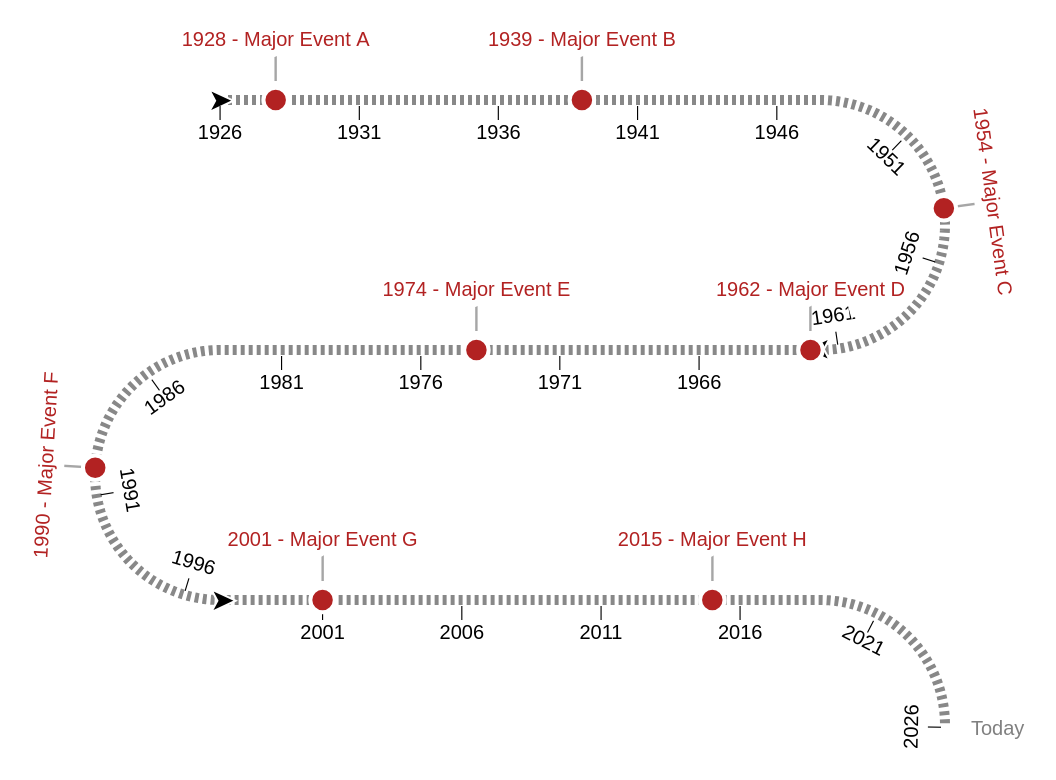

Write the Vega-Lite specification saved for this chart.
### Vega specification from a JSON file in a GitHub repository (floating-point values rounded to 4 significant figures)
{"$schema": "https://vega.github.io/schema/vega/v6.json", "description": "a serpentine timeline. The serpentine shape can be an option for instances where an oblong canvas is not ideal. The shape can be customized using many of the signals below. Input bindings have been included for demonstration purposes", "padding": 15, "width": 300, "signals": [{"name": "width", "init": "width", "bind": {"name": "straight width", "input": "range", "min": 0, "max": 2000, "step": 1}, "on": [{"events": [{"signal": "annotations"}], "update": "width+1"}, {"events": [{"signal": "annotations"}], "update": "width-1"}, {"events": [{"signal": "mO"}], "update": "width+1"}, {"events": [{"signal": "mO"}], "update": "width-1"}, {"events": [{"signal": "tLO"}], "update": "width+1"}, {"events": [{"signal": "tLO"}], "update": "width-1"}, {"events": [{"signal": "sN"}], "update": "width+1"}, {"events": [{"signal": "sN"}], "update": "width-1"}, {"events": [{"signal": "mO"}], "update": "height+1"}, {"events": [{"signal": "mO"}], "update": "height-1"}, {"events": [{"signal": "tLO"}], "update": "height+1"}, {"events": [{"signal": "tLO"}], "update": "height-1"}]}, {"name": "sH", "description": "serpentine: diameter of arcs", "value": 125, "bind": {"name": "arc diameter", "input": "range", "min": 25, "max": 400, "step": 1}}, {"name": "labelsOnHover", "description": "milestone: show labels on hover only", "value": false, "bind": {"name": "hover labels", "input": "checkbox"}}, {"name": "sN", "description": "serpentine: number of arcs", "value": 2.2, "bind": {"name": "# of arcs", "input": "range", "min": 0, "max": 20, "step": 0.01}}, {"name": "tC", "description": "ticks: number of axis ticks to display on the timeline", "value": 21, "bind": {"name": "tick count", "input": "range", "min": 0, "max": 100, "step": 1}}, {"name": "tLO", "description": "ticks: the offset for the tick labels", "value": 8}, {"name": "mO", "description": "milestone: the offset for the milestone markers", "value": 35, "bind": {"name": "milestone offset", "input": "range", "min": 0, "max": 50, "step": 0.5}}, {"name": "sR0P", "description": "serpentine: percentage of width of canvas for the start of the timeline", "value": 0, "bind": {"name": "timeline x0 %", "input": "range", "min": 0, "max": 1, "step": 0.01}}, {"name": "sLP", "description": "serpentine: percentage of total length of canvas for the end of the timeline", "value": 1, "bind": {"name": "timeline len %", "input": "range", "min": 0, "max": 1, "step": 0.01}}, {"name": "annotationStart", "value": "", "bind": {"name": "start annotation", "input": "text"}}, {"name": "annotationEnd", "value": "Today", "bind": {"name": "end annotation", "input": "text"}}, {"name": "includeArrows", "value": true, "bind": {"name": "include arrows", "input": "checkbox"}}, {"name": "sT", "description": "serpentine: thicknes of the line", "value": 5, "bind": {"name": "line thickness", "input": "range", "min": 1, "max": 10, "step": 0.5}}, {"name": "domain", "init": "[year(now())-100, year(now())]", "description": "serpentine: manually set the domain extent for the timeline, otherwise set to null to have the domain calculated for you"}, {"name": "sRange", "description": "serpentine: range for the serpentine scale", "update": "[sR0P*width,sL*sLP]"}, {"name": "annotations", "description": "serpentine: annotations that appear at the start and end of the timeline", "update": "{start: (isValid(annotationStart) ? annotationStart : ''), end: (isValid(annotationEnd) ? annotationEnd : '')}"}, {"name": "sD", "update": "[2, 2]", "description": "serpentine: dash array for the serpentine line"}, {"name": "reverse", "description": "serpentine: boolean to indicate whether the scale for the timeline should be reversed", "value": false}, {"name": "sPct", "description": "serpentine: percentage of width for the straight portions of the timeline", "value": 1, "update": "sPct < 0.25 ? 0 : sPct < 0.75 ? 0.5 : 1"}, {"name": "sW", "description": "serpentine: horizontal length of straight segments", "update": "sPct*width"}, {"name": "sL", "description": "serpentine: total length of line", "update": "(sN+1)*sW+(sN)*sH*PI/2"}, {"name": "sA", "description": "serpentine: length of an arc segment", "update": "(sH*PI/2)"}, {"name": "sWsA", "description": "serpentine: length of a line + arc segment", "update": "(sW + sH*PI/2)"}, {"name": "sDomain", "description": "serpentine: domain for the serpentine scale", "init": "domain ? domain : [+extent(pluck(data('dataset'), 'domain'))[0], +extent(pluck(data('dataset'), 'domain'))[1]]"}, {"name": "hoverFocus", "value": 0, "on": [{"events": {"type": "mouseover"}, "update": "isValid(datum) && isValid(isValid(datum['domain'])) ? datum : null"}, {"events": {"type": "mouseout"}, "update": "null"}]}, {"name": "height", "description": "calculated height", "update": "extent(pluck(data('serpentine'), 'y'))[1]"}], "scales": [{"name": "sS1", "type": "linear", "zero": false, "reverse": {"signal": "reverse"}, "domain": {"signal": "sDomain"}, "range": {"signal": "sRange"}}, {"name": "footerY", "type": "band", "domain": {"data": "footer", "field": "id"}, "range": [{"signal": "height+60"}, {"signal": "height+60+length(data('footer'))*11"}]}], "marks": [{"name": "axis_group", "description": "group containing all the axis marks - annotations, domain, arrow indicators, tick lines, tick labels on straightaways, tick labels on arcs", "type": "group", "marks": [{"name": "annotations", "description": "Text marks that appear at the start and end of the timeline. Configured using the 'annotations' signal", "from": {"data": "domain_extent"}, "on": [{"trigger": "annotations", "modify": "annotations"}], "type": "text", "interactive": false, "encode": {"update": {"x": {"field": "x"}, "y": {"field": "y"}, "text": {"signal": "datum['category'] === 'start' ? annotations['start'] : annotations['end']"}, "fontSize": {"value": 10}, "baseline": {"value": "middle"}, "align": {"field": "align"}, "angle": {"field": "angle"}, "dx": {"field": "dx"}, "dy": {"signal": "1"}, "fill": {"value": "gray"}}}}, {"name": "serpentine_line", "description": "The serpentine-shaped line that acts as the axis domain line", "type": "line", "from": {"data": "serpentine"}, "interactive": false, "encode": {"update": {"x": {"field": "x"}, "y": {"field": "y"}, "strokeDash": {"signal": "sD"}, "stroke": {"value": "#888"}, "strokeWidth": {"signal": "sT"}}}}, {"name": "arrow_marks", "description": "The arrows to indicate direction that appear at the beginning and end of each arc+straightaway combonation", "type": "text", "from": {"data": "segment_ends"}, "interactive": false, "encode": {"update": {"x": {"field": "x"}, "y": {"field": "y"}, "dy": {"value": 1}, "text": {"value": "➤"}, "fontSize": {"signal": "18"}, "fill": {"value": "#000"}, "stroke": {"value": "#fff"}, "strokeWidth": {"value": 1}, "angle": {"signal": "datum['direction'] === '→' ? 0 : 180"}, "align": {"value": "center"}, "baseline": {"value": "middle"}}}}, {"name": "tick_marks", "description": "The line (text mark) designated to each tick", "from": {"data": "ticks"}, "type": "text", "interactive": false, "encode": {"update": {"x": {"field": "x"}, "y": {"field": "y"}, "dy": {"signal": "2.5*( datum['type'] === 'straight' ? 1 : datum['side'] === 'right' ? (round(datum['alpha']*(180/PI)) >= 90 ? -1 : 4) : (round(datum['alpha']*(180/PI)) > 89 ? -1 : 4))"}, "text": {"signal": "'|'"}, "fontSize": {"signal": "7"}, "fill": {"value": "#000"}, "angle": {"field": "labelAngle"}, "align": {"value": "center"}, "baseline": {"signal": "datum['type'] === 'straight' ? 'top' : 'bottom'"}}}}, {"name": "tick_labels_straight", "description": "The straightaway tick labels", "from": {"data": "ticks"}, "type": "text", "interactive": false, "encode": {"update": {"x": {"field": "x"}, "y": {"field": "y"}, "dy": {"field": "dy"}, "text": {"field": "domain"}, "fontSize": {"signal": "10"}, "fill": {"value": "#000"}, "align": {"value": "center"}, "angle": {"field": "labelAngle"}, "baseline": {"signal": "datum['type'] === 'straight' ? 'top' : 'bottom'"}}}}]}, {"name": "milestone_connecting_lines", "description": "The milestone lines that connect the markers to labels", "from": {"data": "milestones"}, "type": "text", "interactive": false, "encode": {"update": {"text": {"signal": "'|'"}, "x": {"field": "x"}, "y": {"field": "y"}, "fontSize": {"value": 15}, "fontWeight": {"value": 100}, "dy": {"signal": "datum['type'] === 'arc' && (round(datum['alpha']*(180/PI)) > 89) ? 0.35 * (mO+3.5) : datum['dy']/2"}, "align": {"value": "center"}, "baseline": {"value": "middle"}, "angle": {"field": "labelAngle"}, "fillOpacity": {"value": 0.35}, "opacity": {"signal": "isValid(hoverFocus) && datum['label'] === hoverFocus['label'] ? 1 : labelsOnHover ? 0 : 1"}}}}, {"name": "milestone_markers", "description": "The milestone timeline markers", "from": {"data": "milestones"}, "type": "symbol", "interactive": true, "encode": {"update": {"x": {"field": "x"}, "y": {"field": "y"}, "size": {"signal": "labelsOnHover && isValid(hoverFocus) && datum['label'] === hoverFocus['label'] ? 200 : 150"}, "fill": {"signal": "labelsOnHover ? isValid(hoverFocus) && datum['label'] === hoverFocus['label'] ? 'firebrick' : '#e4b3b4' : 'firebrick'"}, "stroke": {"signal": "labelsOnHover ? isValid(hoverFocus) && datum['label'] === hoverFocus['label'] ? '#fff' : 'firebrick' : '#fff'"}, "strokeWidth": {"signal": "labelsOnHover ? 1 : 2"}, "cursor": {"signal": "labelsOnHover ? 'pointer' : 'default'"}}}}, {"name": "milestone_label_backgrounds", "description": "The white backgrounds for milestone labels", "from": {"data": "milestones"}, "type": "text", "interactive": false, "encode": {"update": {"x": {"field": "x"}, "y": {"field": "y"}, "dy": {"field": "dy"}, "text": {"signal": "datum['domain'] + ' - ' + datum['label']"}, "fontSize": {"signal": "10"}, "fill": {"value": "#fff"}, "stroke": {"value": "#fff"}, "strokeWidth": {"value": 7}, "angle": {"field": "labelAngle"}, "align": {"value": "center"}, "baseline": {"signal": "datum['type'] === 'straight' ? 'top' : 'bottom'"}, "opacity": {"signal": "isValid(hoverFocus) && datum['label'] === hoverFocus['label'] ? 1 : labelsOnHover ? 0 : 1"}}}}, {"name": "milestone_labels", "description": "The milestone labels", "from": {"data": "milestones"}, "type": "text", "interactive": false, "encode": {"update": {"x": {"field": "x"}, "y": {"field": "y"}, "dy": {"field": "dy"}, "text": {"signal": "datum['domain'] + ' - ' + datum['label']"}, "fontSize": {"signal": "10"}, "fill": {"value": "firebrick"}, "angle": {"field": "labelAngle"}, "align": {"value": "center"}, "baseline": {"signal": "datum['type'] === 'straight' ? 'top' : 'bottom'"}, "opacity": {"signal": "isValid(hoverFocus) && datum['label'] === hoverFocus['label'] ? 1 : labelsOnHover ? 0 : 1"}}}}], "data": [{"name": "dataset", "values": [{"domain": 1928, "label": "Major Event A"}, {"domain": 1939, "label": "Major Event B"}, {"domain": 1954, "label": "Major Event C"}, {"domain": 1962, "label": "Major Event D"}, {"domain": 1974, "label": "Major Event E"}, {"domain": 1990, "label": "Major Event F"}, {"domain": 2001, "label": "Major Event G"}, {"domain": 2015, "label": "Major Event H"}]}, {"name": "serpentineDomain", "values": [{}], "transform": [{"type": "formula", "expr": "sequence(sDomain[0],sDomain[1], 0.1 )", "as": "domain"}, {"type": "flatten", "fields": ["domain"]}]}, {"name": "milestoneDomain", "source": "dataset", "transform": [{"type": "project", "fields": ["domain"]}]}, {"name": "tickDomain", "values": [{}], "transform": [{"type": "formula", "expr": "sequence(1,tC+1, 1)", "as": "id"}, {"type": "flatten", "fields": ["id"]}, {"type": "formula", "expr": "datum['id'] === 1 ? sDomain[0] : datum['id'] === tC ? sDomain[1] : null", "as": "domain"}, {"type": "formula", "expr": "round(isValid(datum['domain']) ? datum['domain'] : (sDomain[0] + (sDomain[1]-sDomain[0])*((datum['id']-1)/(tC-1))))", "as": "domain"}, {"type": "project", "fields": ["domain"]}]}, {"name": "componentEncodings", "values": [{"category": "start"}, {"category": "serpentine"}, {"category": "milestone"}, {"category": "tick"}, {"category": "end"}], "transform": [{"type": "formula", "expr": "now()", "as": "timestamp"}, {"type": "formula", "expr": "datum['category'] === 'start' ? [sDomain[reverse ? 1 : 0]] : datum['category'] === 'serpentine' ? pluck(data('serpentineDomain'), 'domain') : datum['category'] === 'milestone' ? pluck(data('dataset'), 'domain') : datum['category']==='tick' ? pluck(data('tickDomain'), 'domain') : datum['category'] === 'end' ? [sDomain[reverse ? 0 : 1]] : null", "as": "domain"}, {"type": "flatten", "fields": ["domain"]}, {"type": "formula", "expr": "+datum['domain']", "as": "domain"}, {"type": "window", "ops": ["row_number"], "sort": {"field": "domain"}, "groupby": ["category"], "as": ["id"]}, {"type": "formula", "expr": "scale('sS1', datum['domain'])", "as": "sK"}, {"type": "formula", "expr": "floor(datum['sK'] / (sW + sH*PI/2))", "as": "i"}, {"type": "formula", "expr": "datum['sK'] % (sW + sH*PI/2)", "as": "r"}, {"type": "formula", "expr": "(datum['r'] - sW)/(sH/2)", "as": "alpha"}, {"type": "formula", "expr": "(((datum['i']+1)*sWsA)-sA) >= datum['sK'] ? 'straight' : 'arc'", "as": "type"}, {"type": "formula", "expr": "(datum['i']%2 == 0) ? min(datum['r'],sW) : max(sW-datum['r'], 0)", "as": "xStraight"}, {"type": "formula", "expr": "datum['type'] === 'straight' ? datum['xStraight'] : datum['xStraight'] + (datum['i']%2 == 0 ? sin(datum['alpha'])*sH/2 : -sin(datum['alpha'])*sH/2)", "as": "x"}, {"type": "formula", "expr": "datum['type'] === 'straight' ? datum['i']*sH : (datum['i']*sH) + (1 - cos(datum['alpha']))*sH/2", "as": "y"}, {"type": "formula", "expr": "datum['type'] === 'straight' ? null : datum['i']%2===0?'right':'left'", "as": "side"}, {"type": "formula", "expr": "datum['type'] === 'straight' ? null : datum['alpha']<PI/2?'top':'bottom'", "as": "hemisphere"}, {"type": "formula", "expr": "datum['type'] === 'straight' ? 0 : (datum['side'] === 'left' ? -1 : 1) *datum['alpha']*(180/PI)+(datum['alpha'] < PI/2 ? 0 : 180)", "as": "labelAngle"}, {"type": "formula", "expr": "datum['i']%2===0 ?'→':'←'", "as": "direction"}, {"type": "formula", "expr": "datum['type'] === 'straight' ? datum['direction'] : datum['side'] === 'left' ? datum['hemisphere'] === 'top'? '←' : '→' :  datum['hemisphere'] === 'top'? '→' : '←'", "as": "direction"}]}, {"name": "serpentine", "source": "componentEncodings", "transform": [{"type": "filter", "expr": "datum['category'] === 'serpentine'"}]}, {"name": "ticks", "source": "componentEncodings", "transform": [{"type": "filter", "expr": "datum['category'] === 'tick'"}, {"type": "formula", "expr": "!isValid(datum['side']) ? (tLO+3.5) : datum['side'] === 'right' ? (round(datum['alpha']*(180/PI)) >= 90 ? -1 : 1.75) * (tLO+3.5) : (round(datum['alpha']*(180/PI)) > 89 ? -1 : 1.75) * (tLO+3.5)", "as": "dy"}]}, {"name": "domain_extent", "source": "componentEncodings", "transform": [{"type": "filter", "expr": "datum['category'] === 'start' || datum['category'] === 'end'"}, {"type": "formula", "expr": "datum['category'] === 'start' ? 'right' : datum['direction'] === '←' && datum['type'] === 'straight' ? 'right' : datum['side'] === 'left' ? 'right' : 'left'", "as": "align"}, {"type": "formula", "expr": "datum['category'] === 'start' ? -tLO-5 :  datum['direction'] === '←'  && datum['type'] === 'straight' ? -tLO-5 : datum['side'] === 'left' ? -tLO-5 : tLO+5", "as": "dx"}]}, {"name": "segment_ends", "source": "componentEncodings", "transform": [{"type": "filter", "expr": "includeArrows && datum['category'] === 'serpentine'"}, {"type": "joinaggregate", "fields": ["id", "id"], "ops": ["min", "max"], "groupby": ["i"], "as": ["minId", "maxId"]}, {"type": "filter", "expr": "datum['id'] === (reverse ? datum['maxId'] : datum['minId'])"}]}, {"name": "footer", "values": [{"id": 1, "text": ["Data Source:", "https://ourworldindata.org/mass-extinctions"], "href": "https://ourworldindata.org/mass-extinctions"}, {"id": 2, "text": ["Icons:", "https://fontawesome.com/"], "href": "https://fontawesome.com/"}, {"id": 3, "text": ["Data Viz By:", "Madison Giammaria"], "href": "https://www.linkedin.com/in/madison-giammaria-58463b33"}]}, {"name": "milestones", "source": "componentEncodings", "transform": [{"type": "filter", "expr": "datum['category'] === 'milestone'"}, {"type": "lookup", "key": "domain", "from": "dataset", "fields": ["domain"], "values": ["label", "color"]}, {"type": "formula", "expr": "!isValid(datum['side']) ? -(mO) : datum['side'] === 'right' ? (round(datum['alpha']*(180/PI)) >= 90 ? 1 : -0.5) * (mO+3.5) : (round(datum['alpha']*(180/PI)) > 89 ? 1 : -0.5) * (mO+3.5)", "as": "dy"}, {"type": "formula", "expr": "(isValid(hoverFocus) && hoverFocus['domain']===datum['domain']) ? 1 : 0.4", "as": "fillOpacity"}]}]}
